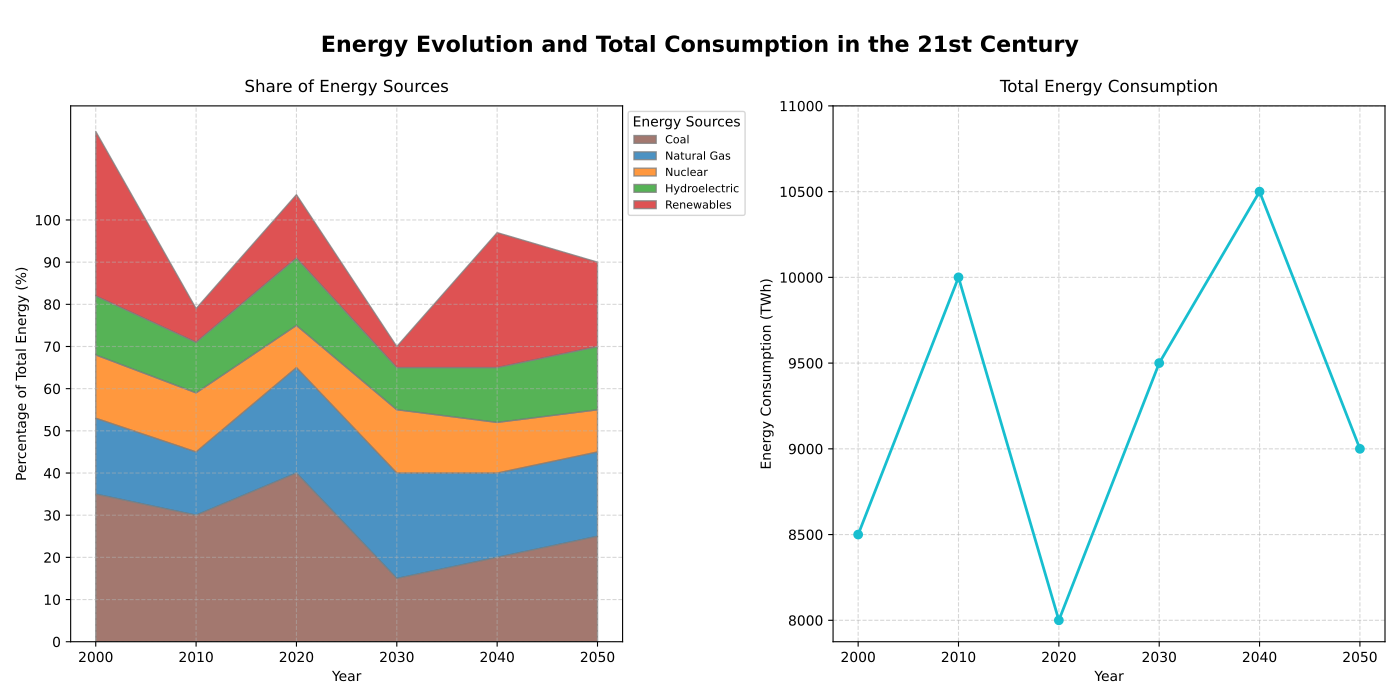

This chart was generated by the following Python code:
import matplotlib.pyplot as plt
import numpy as np

years = np.arange(2000, 2051, 10)
energy_sources = ['Coal', 'Natural Gas', 'Nuclear', 'Hydroelectric', 'Renewables']

# Randomly alter data while preserving structure by shuffling each data series
coal = [35, 30, 40, 15, 20, 25]
natural_gas = [18, 15, 25, 25, 20, 20]
nuclear = [15, 14, 10, 15, 12, 10]
hydroelectric = [14, 12, 16, 10, 13, 15]
renewables = [39, 8, 15, 5, 32, 20]
data = np.vstack([coal, natural_gas, nuclear, hydroelectric, renewables])

total_energy_consumption = [8500, 10000, 8000, 9500, 10500, 9000]

fig, (ax1, ax2) = plt.subplots(nrows=1, ncols=2, figsize=(14, 7))
fig.suptitle('Energy Evolution and Total Consumption in the 21st Century', fontsize=16, fontweight='bold', y=0.95)

colors = ['#8c564b', '#1f77b4', '#ff7f0e', '#2ca02c', '#d62728']
ax1.stackplot(years, data, labels=energy_sources, colors=colors, alpha=0.8, edgecolor='grey')
ax1.set_title('Share of Energy Sources', fontsize=12, pad=10)
ax1.set_xlabel('Year', fontsize=10)
ax1.set_ylabel('Percentage of Total Energy (%)', fontsize=10)
ax1.set_xticks(years)
ax1.set_yticks(np.arange(0, 101, 10))
ax1.grid(True, linestyle='--', alpha=0.5)
ax1.legend(title='Energy Sources', loc='upper left', fontsize=8, bbox_to_anchor=(1, 1))

ax2.plot(years, total_energy_consumption, marker='o', color='#17becf', linestyle='-', linewidth=2)
ax2.set_title('Total Energy Consumption', fontsize=12, pad=10)
ax2.set_xlabel('Year', fontsize=10)
ax2.set_ylabel('Energy Consumption (TWh)', fontsize=10)
ax2.set_xticks(years)
ax2.set_yticks(np.arange(8000, 11001, 500))
ax2.grid(True, linestyle='--', alpha=0.5)

plt.tight_layout(rect=[0, 0, 1, 0.96])
plt.show()
